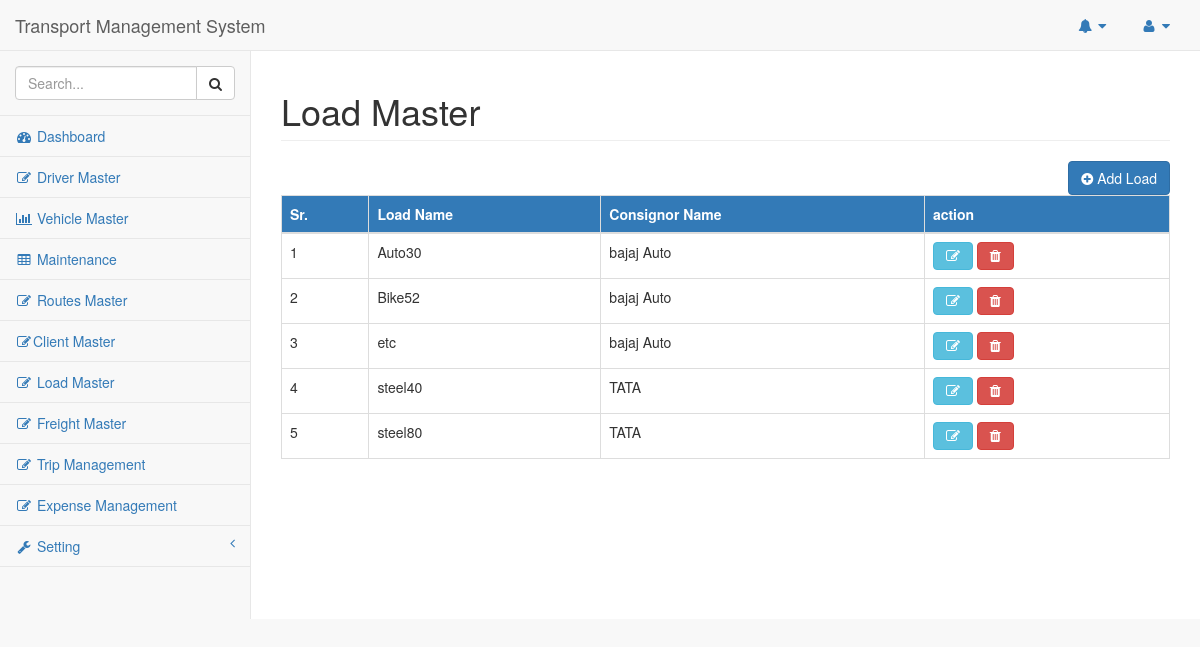
The app's page /index.php/load, older data.
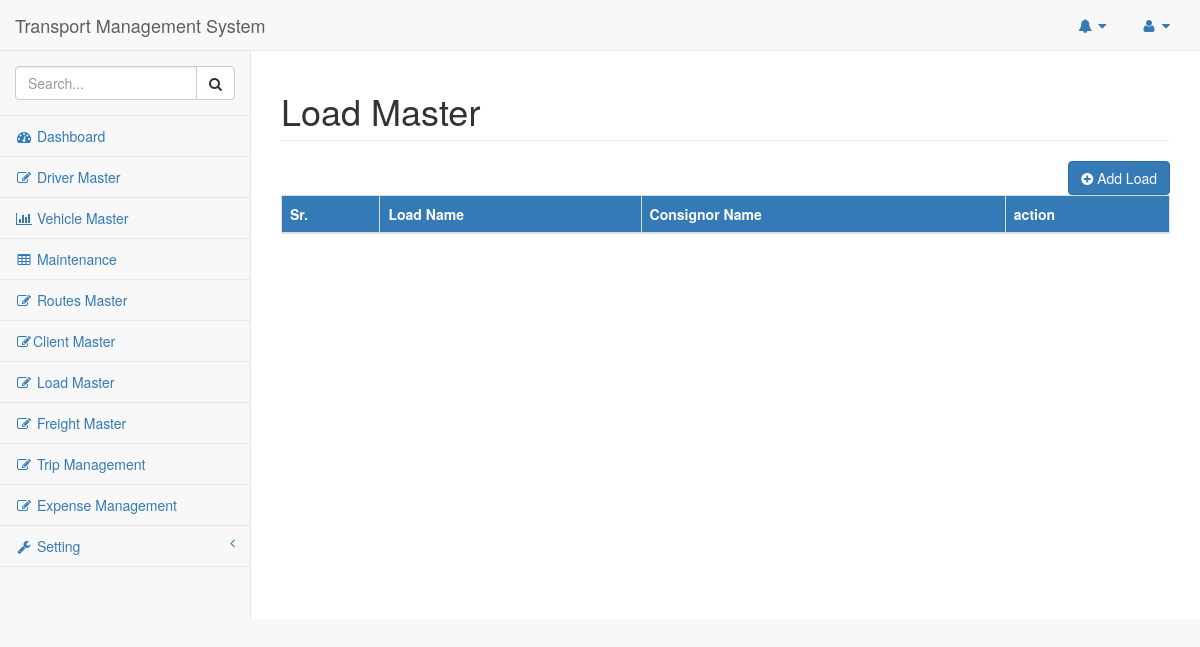
The same page, newer data.
### tables this page shows
CREATE TABLE `loads` (
  `load_id` int(11) NOT NULL,
  `load_name` varchar(10) NOT NULL,
  `consignor_id` int(11) NOT NULL,
  `load_status` int(11) NOT NULL COMMENT 'if deleted make is 1'
);

CREATE TABLE `consignors` (
  `consignor_id` int(11) NOT NULL,
  `consignor_name` varchar(50) NOT NULL,
  `consignor_contact` varchar(20) NOT NULL,
  `consignor_address` varchar(225) NOT NULL,
  `consignor_pin_code` int(11) NOT NULL,
  `consignor_city` varchar(100) NOT NULL,
  `consignor_state` varchar(100) NOT NULL
);

### application/controllers/Load.php (called while the page is built, shortened)
<?php
class Load extends CI_Controller
{
    public function index()
    {
        $data['load_info'] = $this->load_model->fetch_load_records();
        template($this, 'load', $data);
    }
}

### index.php (called while the page is built, shortened)
<?php
require_once BASEPATH.'core/CodeIgniter.php';

### application/models/Load_model.php (called while the page is built, shortened)
<?php
class Load_model extends CI_Model
{
    public function fetch_load_records()
    {
        $this->db->select('loads.*');
        $this->db->select('consignors.consignor_name');
        $this->db->where('loads.load_status', 0);
        $this->db->join('consignors', 'loads.consignor_id = consignors.consignor_id', 'left');
        $this->db->from('loads');
        $query = $this->db->get();
        return $query->result();
    }
}

### application/views/load.php (the view, shortened to what this page needs)
<body>
    <div id="wrapper">
        <div id="page-wrapper">
            <div class="row">
                <div class="col-lg-12">
                    <h1 class="page-header">Load Master</h1>
                    <button type="button" class="btn btn-primary pull-right" id="add_load">
                        <i class="fa fa-plus-circle"></i>
                        Add Load</button>
                        <br/>
                </div>
            </div>
            <div class="tab-content">
                <div role="tabpanel" class="tab-pane active" id="load_list">
                    <div class="card-body">
                        <div class="table-responsive">
                            <table class="table table-bordered table-hover" id="dataTable">
                                <thead class="bg-primary">
                                    <tr>
                                        <th>Sr.</th>
                                        <th>Load Name</th>
                                        <th>Consignor Name</th>
                                        <th>action</th>
                                    </tr>
                                </thead>
                                <tbody id="load_info">
                                    <?php
                                    $count = 1;
                                    foreach ($load_info as $value) {
                                        echo '
                                            <tr>
                                                <td>' . $count++ . '</td>
                                                <td>' . $value->load_name . '</td>
                                                <td>' . $value->consignor_name . '</td>
                                                <td load_id="'.$value->load_id.'">
                                                <span class="btn btn-info fa fa-edit edit-load"></span>
                                                    <span class="btn btn-danger fa fa-trash delete-load"></span>
                                                </td>
                                            </tr>
                                                ';
                                        }
                                    ?>
                                </tbody>
                            </table>
                        </div>
                    </div>
                </div>
            </div>
        </div>
    </div>
</body>

Row changes from the older to the newer data that the page shows:
removed loads: load_name "Auto30", consignor.consignor_name "bajaj Auto"
removed loads: load_name "Bike52", consignor.consignor_name "bajaj Auto"
removed loads: load_name "etc", consignor.consignor_name "bajaj Auto"
removed loads: load_name "steel40", consignor.consignor_name "TATA"
removed loads: load_name "steel80", consignor.consignor_name "TATA"
